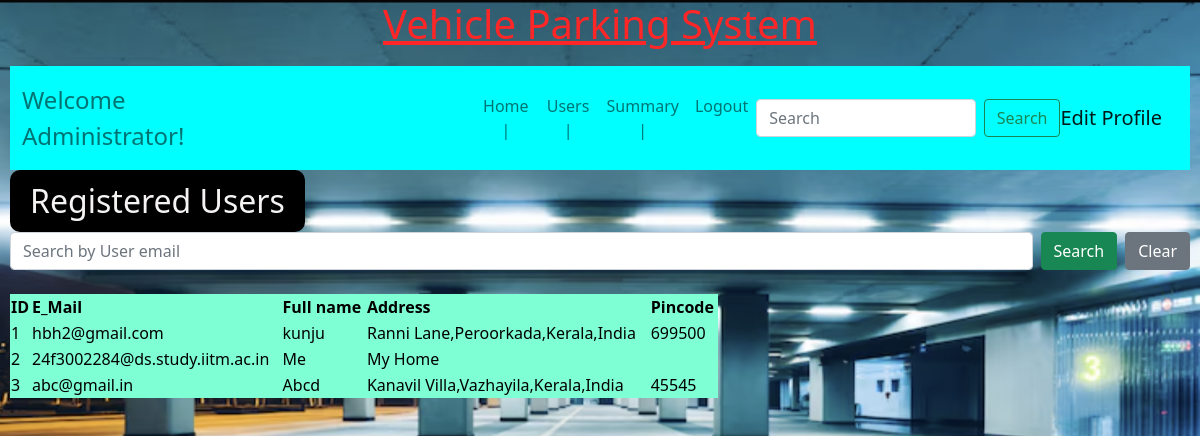
/registered_users, run on an earlier commit of the app's database.
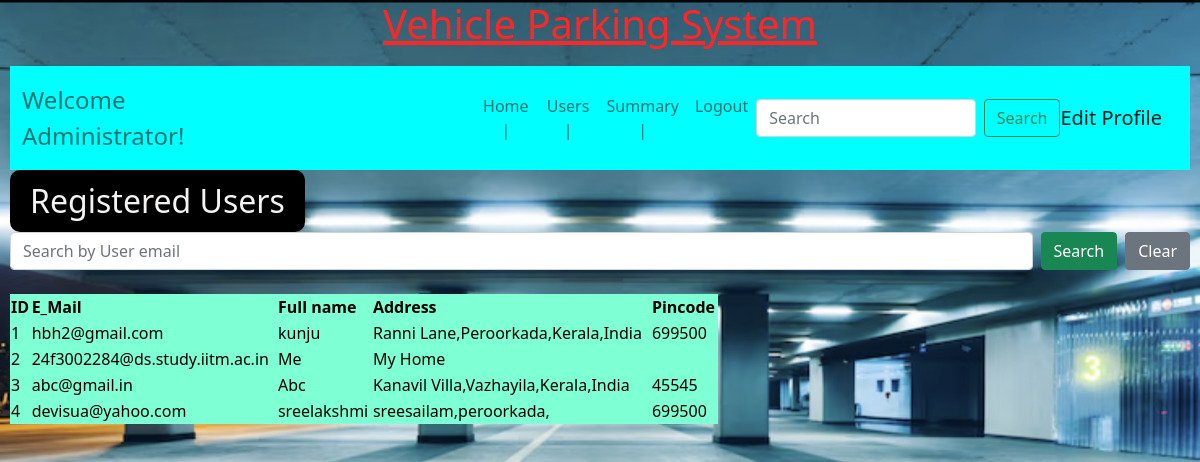
And on a later commit of the database.
### backend/models.py (models this page shows)
class User_Details(db.Model):
    __tablename__="user_details" #by default,tablename will be taken as the class name with all letters in lower case
    id=db.Column(db.Integer,primary_key=True)
    email=db.Column(db.String,unique=True,nullable=False)
    password=db.Column(db.String,nullable=False)
    role=db.Column(db.Integer,default=1) # by default, the one who registers is user and not admin
    full_name=db.Column(db.String,nullable=False)
    address=db.Column(db.String,nullable=False)
    pin_code=db.Column(db.Integer,nullable=False)
    reserve_parking_spot=db.relationship("Reserve_parking_spot",cascade="all,delete",backref="user_details",lazy=True)

### backend/controllers.py (the view)
@app.route("/registered_users")
def registered():
    users=User_Details.query.all()
    return render_template("registered_users.html",users=users)

### templates/registered_users.html (shortened to what this page needs)
{%extends "adminlayout.html"%}
{%block content%}
    <div class="centers"> Registered Users</div>
    <form class="d-flex" method="POST" action="/search_users">
        <input class="form-control me-2" type="search" placeholder="Search by User email" aria-label="Search" id="search" name="search" value="{{search_text if search_text else ''}}">
        <button class="btn btn-success" type="submit">Search</button>
        <a href="/registered_users" class="btn btn-secondary ms-2">Clear</a>
    </form>
    <br>
    <table border="2" class="cont">
        <thead>
        <tr>
            <th>ID</th>
            <th>E_Mail</th>
            <th>Full name</th>
            <th>Address</th>
            <th>Pincode</th>
        </tr>
        </thead>
        {%for usr in users%}
        <tbody>
        <tr>
            {%if usr.role!=0%}
                <td>{{usr.id-1}}</td>
                <td>{{usr.email}}</td>
                <td>{{usr.full_name}}</td>
                <td>{{usr.address}}</td>
                <td>{{usr.pin_code}}</td>
            {%endif%}
                {%endfor%}
        </tr>
    </tbody>
    </table>
{%endblock%}

What changed in the data, as far as the page shows it:
changed User_Details "abc@gmail.in": full_name "Abcd" → "Abc"
added User_Details: id "4", email "devisua@yahoo.com", full_name "sreelakshmi", address "sreesailam,peroorkada,", pin_code "699500"
